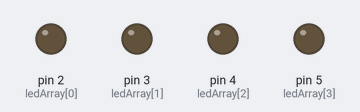
A sketch run on a simulated Arduino Uno, built with avr-gcc and run on an emulated ATmega328P. On the bench: output pins drawn as LEDs (lit = HIGH).

Above: at 0.5 s.
At 2.5 s:
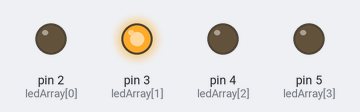
At 4.5 s:
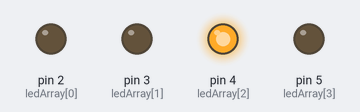
At 9.5 s:
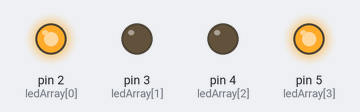
At 14.5 s:
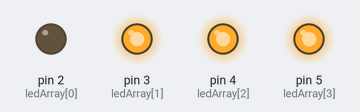
At 19.5 s:
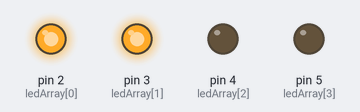
Timing chart, 0 to 20.8 s (numbered marks = the images above):
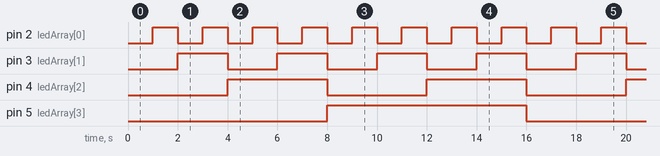

Measured:
- by itself, pin 2 (ledArray[0]): alternates HIGH for 1.0 s and LOW for 1.0 s
- by itself, pin 3 (ledArray[1]): alternates HIGH for 2.0 s and LOW for 2.0 s
- by itself, pin 4 (ledArray[2]): alternates HIGH for 4.0 s and LOW for 4.0 s
- by itself, pin 5 (ledArray[3]): alternates HIGH for 8.0 s and LOW for 8.0 s

The sketch:

sketch_feb25e.ino
```cpp
const byte ledArray[] = {2,3,4,5};
byte teller = 0x00;

void setup() {
  // put your setup code here, to run once:
  Serial.begin(9600);
  for (int x=0; x<4; x++){
    pinMode(ledArray[x],OUTPUT);
  }

}

void loop() {
  // put your main code here, to run repeatedly:
   byte t = teller;
   for (int x=0; x<4; x++){
    if( t % 2 == 0) digitalWrite(ledArray[x], LOW);
    else digitalWrite(ledArray[x], HIGH);
    t /= 2;
  }
  teller += 0x1;
  teller %= 0x10;
  delay(1000);
}
```
